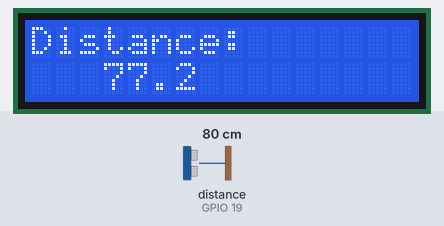
A program run on a simulated Raspberry Pi (BCM pin numbers). Shown: 16×2 character LCD. The test bench sets the inputs (shaded band); at power-on: distance to the obstacle (sensor on GPIO 19) 80 cm. The echo pulse lasts 58.3 µs per cm; the clock reads 2024-03-15 10:24:30 at power-on unless the program sets it; what the program prints to the terminal is not drawn.

Above: at 1.2 s.
1.3 s: distance to the obstacle (sensor on GPIO 19) set to 2 cm
At 3.0 s:
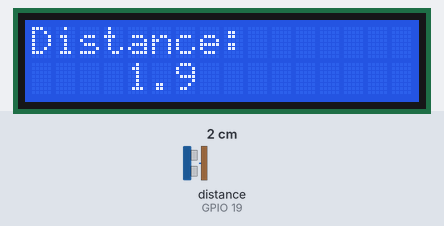
3.5 s: distance to the obstacle (sensor on GPIO 19) set to 120 cm
At 4.1 s:
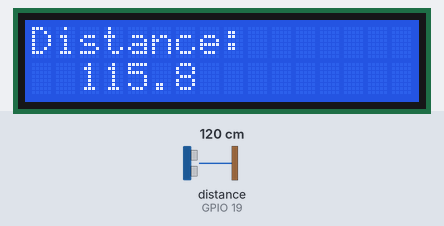
5.6 s: distance to the obstacle (sensor on GPIO 19) set to 4 cm
At 7.0 s:
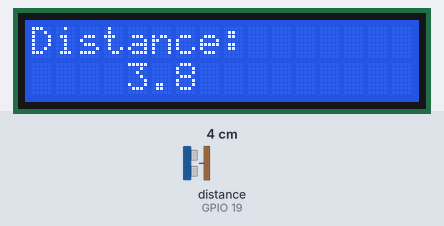
Timing chart, 0 to 8.6 s (numbered marks = the images above; inputs shaded):
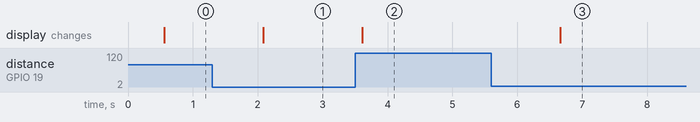

Measured:
- after the input at 1.3 s, the display: changes after 0.78 s (image 1)
- after the input at 3.5 s, the display: changes after 0.11 s (image 2)
- after the input at 5.6 s, the display: changes after 1.1 s (image 3)

The program:

distance-lcd.py
```python
#!/usr/bin/python
#+-+-+-+-+-+-+-+-+-+-+-+-+-+-+-+-+-+-+-+-+-+
#|R|a|s|p|b|e|r|r|y|P|i|-|S|p|y|.|c|o|.|u|k|
#+-+-+-+-+-+-+-+-+-+-+-+-+-+-+-+-+-+-+-+-+-+
#
# ultrasonic_1.py
# Measure distance using an ultrasonic module
#
# Ultrasonic related posts:
# http://www.raspberrypi-spy.co.uk/tag/ultrasonic/
#
# Author : Matt Hawkins
# Date   : 16/10/2016
# -----------------------

# Import required Python libraries
from __future__ import print_function
import time
import RPi.GPIO as GPIO
import Adafruit_CharLCD as LCD

# Raspberry Pi pin configuration:
lcd_rs        = 27  # Note this might need to be changed to 21 for older revision Pi's.
lcd_en        = 22
lcd_d4        = 25
lcd_d5        = 24
lcd_d6        = 23
lcd_d7        = 18
lcd_backlight = 4

# Define LCD column and row size for 16x2 LCD.
lcd_columns = 16
lcd_rows    = 2

# Initialize the LCD using the pins above.
lcd = LCD.Adafruit_CharLCD(lcd_rs, lcd_en, lcd_d4, lcd_d5, lcd_d6, lcd_d7,
                           lcd_columns, lcd_rows, lcd_backlight)

msg = "Distance:\n  %5.1f"

# Use BCM GPIO references
# instead of physical pin numbers
GPIO.setmode(GPIO.BCM)

# Define GPIO to use on Pi
#GPIO_TRIGGER = 23
GPIO_TRIGGER = 16
#GPIO_ECHO    = 24
GPIO_ECHO    = 19

# Speed of sound in cm/s at temperature
#temperature = 20
temperature = 25
speedSound = 33100 + (0.6*temperature)

print("Ultrasonic Measurement")
print("Speed of sound is",speedSound/100,"m/s at ",temperature,"deg")

# Set pins as output and input
GPIO.setup(GPIO_TRIGGER,GPIO.OUT)  # Trigger
GPIO.setup(GPIO_ECHO,GPIO.IN)      # Echo

while 1:

	# Set trigger to False (Low)
	GPIO.output(GPIO_TRIGGER, False)

	# Allow module to settle
	time.sleep(0.5)

	# Send 10us pulse to trigger
	GPIO.output(GPIO_TRIGGER, True)
	# Wait 10us
	time.sleep(0.00001)
	GPIO.output(GPIO_TRIGGER, False)
	start = time.time()

	while GPIO.input(GPIO_ECHO)==0:
	  start = time.time()

	while GPIO.input(GPIO_ECHO)==1:
	  stop = time.time()

	# Calculate pulse length
	elapsed = stop-start

	# Distance pulse travelled in that time is time
	# multiplied by the speed of sound (cm/s)
	distance = elapsed * speedSound

	# That was the distance there and back so halve the value
	distance = distance / 2

	lcd.clear()

	msg_formatted = msg % (distance)

	print(msg_formatted)
	lcd.message(msg_formatted)

	time.sleep(1)

# Reset GPIO settings
GPIO.cleanup()
```
